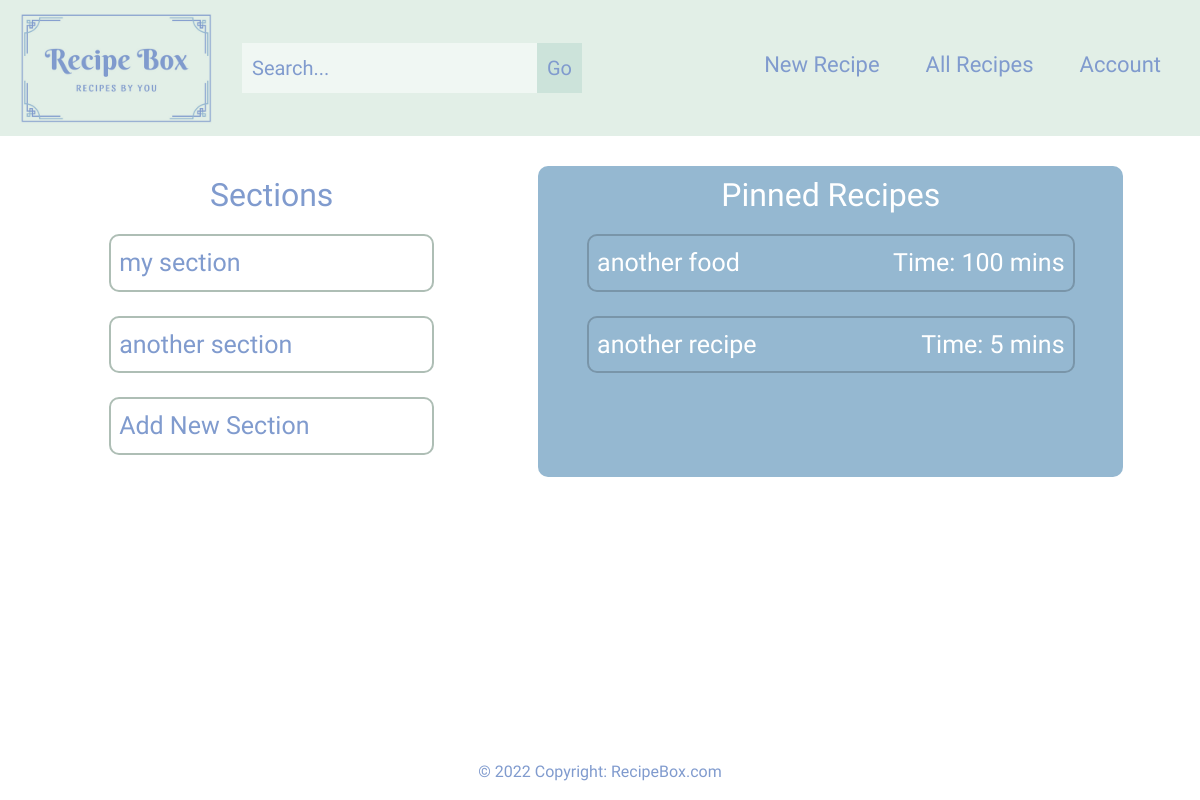
The page / (signed in) on the database its author committed.
### base/models.py (models this page shows, shortened)
class Section(models.Model):
    user = models.ForeignKey(settings.AUTH_USER_MODEL, on_delete=models.CASCADE)
    name = models.CharField(max_length=120, unique=True,)
    description = models.TextField(null=True, blank=True)
    order_index = models.PositiveIntegerField(null=True, blank=True)
    color = models.CharField(max_length = 16, default="#ffffff")
    class Meta:
        verbose_name = ('Section')
        verbose_name_plural = ('Sections')

class Recipe(models.Model):
    user = models.ForeignKey(settings.AUTH_USER_MODEL, on_delete=models.CASCADE)
    name = models.CharField(max_length = 150)
    slug = models.SlugField(blank=True, null=True)
    time_to_make = models.CharField(max_length = 25, default=0)
    timestamp = models.DateTimeField(auto_now_add=True)
    updated = models.DateTimeField(auto_now=True)
    section = models.ForeignKey(Section, related_name='recipes', on_delete=models.PROTECT, null=True)
    pinned = models.BooleanField(default=False)
    class Meta:
        verbose_name = ('Recipe')
        verbose_name_plural = ('Recipes')
    '''
    def __str__(self):
        return self.name

    def save(self, *args, **kwargs):
        if self.slug is None:
            self.slug = slugify(self.name)
        super().save(*args, **kwargs)
    '''
    def get_absolute_url(self):
        return reverse("individual_recipe", kwargs={"title": self.name})

### base/views.py (the view)
# urls.py: path("", views.home, name="home"),
@login_required(login_url="/login")
def home(request):
    section_qs = Section.objects.filter(user=request.user)
    pinned_qs = Recipe.objects.filter(Q(user=request.user) & Q(pinned=True))
    context = {
        "home_section_list": section_qs,
        "pinned_recipes_list": pinned_qs,
    }
    return render(request, "home.html", context)

### templates/home.html (shortened to what this page needs)
{% extends "base.html" %}
{% block page_content %}
<section id="home">
    <div class="container-fluid">
            <div class="row">
                <div class="col-sm-4 section-col">
                    <h2>Sections</h2>
                    <div class="row">
                        {% for x in home_section_list %}
                        <div class="col-sm-10 mini-section" id="section-block"><a class="col-link" href="/section/{{ x.name }}">{{ x.name }}</a></div>
                        {% endfor %}
                        <div class="col-sm-10 mini-section"><a class="col-link" href="/section">Add New Section</a></div>
                    </div>
                </div>
                <div class="col-sm-6 pinned-col">
                    <h2>Pinned Recipes</h2>
                    <div class="row">
                        {% for x in pinned_recipes_list %}
                        <div class="col-sm-10 mini-pinned">
                            <p class="all-recipes-text"><a class="pinned-link" href="{{ x.get_absolute_url }}">{{ x.name }}</a></p>
                            <p class="all-recipes-text">Time: {{ x.time_to_make }} mins</p>
                        </div>
                        {% endfor %}
                            </div>
                    </div>
                </div>
            </div>
        </div>
{% endblock %}

### static/styles/style.css (style rules this page uses)
body, #landing { padding: 0; margin: 0; background: #ffff; font-family: 'Sansita', sans-serif; position: relative; min-height: 100vh; }
#home { padding-top: 20px; }
.pinned-col { background: #95b8d1; }
.section-col h2 { color: #809bce; }
.pinned-col h2 { color: #ffff; }
.section-col, .pinned-col { text-align: center; margin: 10px; padding-top: 10px; padding-bottom: 10px; }
.section-col, .pinned-col, .mini-section, .mini-pinned { border-radius: 10px; }
.mini-section { border: 2px solid #aebeb5; color: #809bce; }
.mini-pinned { border: 2px solid #7995a9; color: #ffff; display: flex; justify-content: space-between; align-items: center; padding: 10px; }
.mini-section, .mini-pinned { padding: 8px; font-size: 25px; text-align: left; margin: 12px; }
.col-link { color: #809bce; }
.col-link:link, .pinned-link:link { text-decoration: none; }
.pinned-link { color: #ffffff; }
#home .row { justify-content: space-evenly; }
.all-recipes-text, .search-text, .individual-section-text { margin: 0; }

### rows shown on the page
Section: name "my section"
Section: name "another section"
Recipe: name "another food", time_to_make "100"
Recipe: name "another recipe", time_to_make "5"
